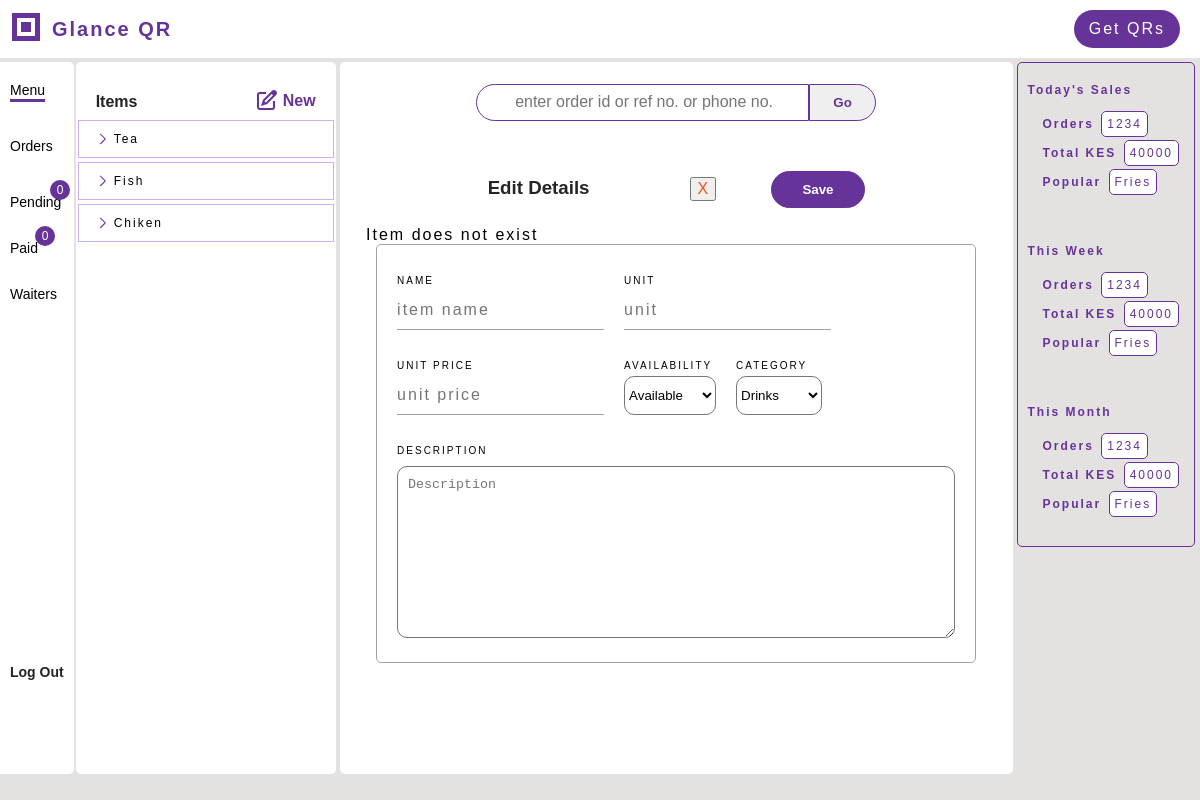
/edit_item/27/ (signed in), run on an earlier commit of the app's database.
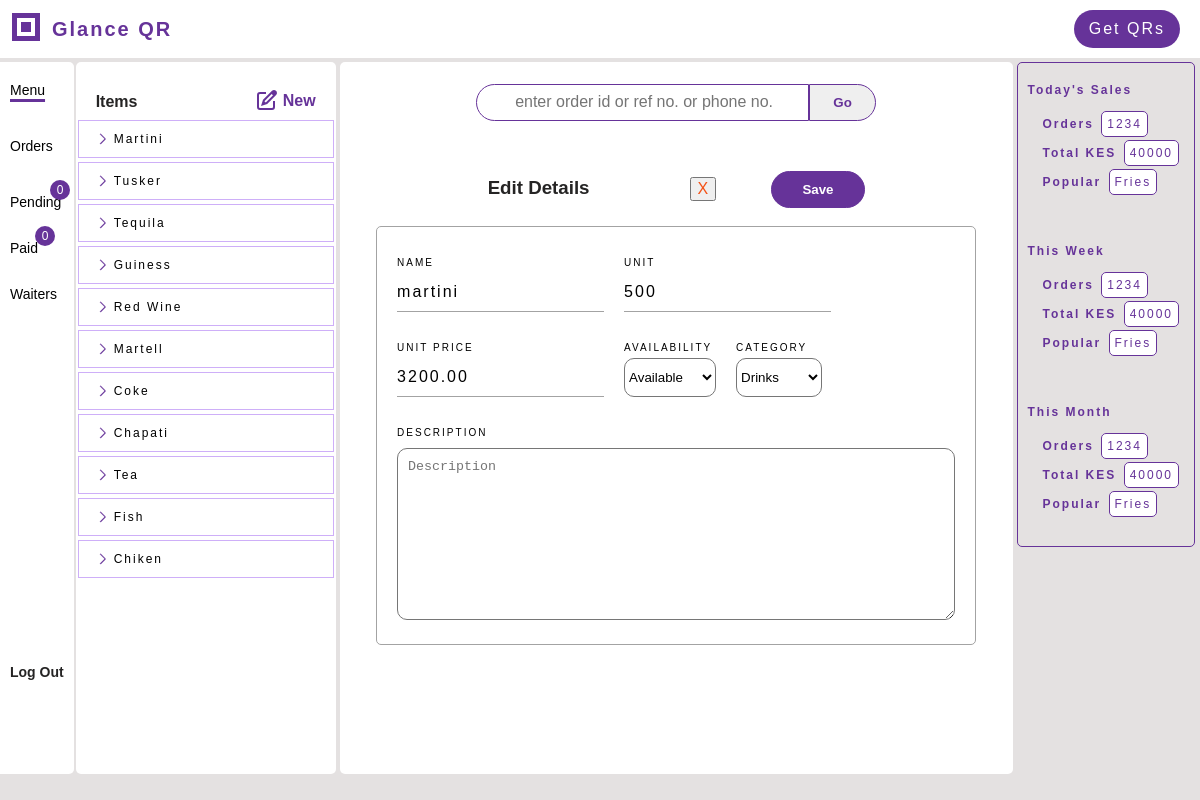
And on a later commit of the database.
### menus/models.py (models this page shows, shortened)
class Item(models.Model):
    item_id = models.AutoField(primary_key=True)
    name = LowercaseTextField(max_length=100, null=True, blank=False)
    description = models.CharField(max_length=255, blank=True)
    unit = models.CharField(max_length=50, null=True, blank=False)
    unit_price = models.DecimalField(max_digits=10, decimal_places=2)
    image = models.FileField(upload_to='item_images/', blank=False, null=True)
    available = models.BooleanField(default=True)
    category = models.CharField(max_length=50, null=True, blank=False)
    restaurant = models.ForeignKey(Restaurant, related_name="items", on_delete=models.SET_NULL, null=True, blank=True)
    @classmethod
    def get(cls, item_id):
        return cls.objects.filter(item_id=item_id).first()

### qrgenerator/views_dashbord.py (the view)
# urls.py: path('edit_item/<int:item_id>/', views_dashbord.edit_item, name='edit_item'),
def edit_item(request, item_id):
    context = {}
    context['items'] = request.user.restaurant.items.all().order_by('-item_id')
    item = Item.get(item_id=item_id)
    if not item:
        context['message'] = f"Item does not exist"
    if request.method == 'POST' and item:
        form = EditItemForm(request.POST, instance=item)
        if form.is_valid():
            form.save()
            return redirect('qrgenerator:view_item', item_id)
        context['form'] = form
    context['form'] = EditItemForm(instance=item)
    return render(request, 'qrgenerator/edit_item.html', context)

### qrgenerator/templates/qrgenerator/edit_item.html (shortened to what this page needs)
{% extends 'qrgenerator/menu.html' %}
{% load static %}
{% block workspace %}
<div class="form-wrapper">
    <div class="form-title"><h3>Edit Details<button type="submit" form="form-remove" class="remove">X</button>
    <button type="submit" form="form-edit" class="button-save" id="button-save-top">Save</button>
    </h3></div>
    {% if message %}<div class="message">{{ message }}</div>{% endif %}
    <form method="post" action="" id="form-edit" class="form-register order-summary max-w-600">
        <div class="input-wrapper"><div class="label">NAME</div>
            {{ form.name }}
        </div>
        <div class="input-wrapper"><div class="label">UNIT</div>
            {{ form.unit }}
        </div>
        <div class="input-wrapper"><div class="label">UNIT PRICE</div>
            {{ form.unit_price }}
        </div>
        <div class="input-wrapper"><div class="label">AVAILABILITY</div>
            {{ form.available }}
        </div>
        <div class="input-wrapper"><div class="label">CATEGORY</div>
            {{ form.category }}
        </div>
        <div class="input-wrapper description"><div class="label">DESCRIPTION</div>
            {{ form.description }}
        </div>
    </form>
</div>
{% endblock %}

### qrgenerator/templates/qrgenerator/menu.html (shortened to what this page needs)
{% extends 'qrgenerator/dashbord.html' %}
{% block menu %}
<div class="menu-left-item active-tab">
    <a href="{% url 'qrgenerator:menu' %}">Menu</a>
</div>
{% endblock %}
{% block menu_elements %}
<div class="menu-elements bg-white">
    <div class="elements-top">
        <div class="elements-title">Items</div>
        <a href="{% url 'qrgenerator:add_item' %}" id="add-new">
            <span id="new">New</span>
        </a>
    </div>
    <div class="elements-wrapper">
        {% if items %}
        {% for item in items %}
        <a href="{% url 'qrgenerator:view_item' item.item_id %}">
            <div class="element-highlight">
                <span class="item-name item-property">{{item.name.title}}</span>
            </div>
        </a>
        {% endfor %}
        {% endif %}
    </div>
</div>
{% endblock %}

What changed in the data, as far as the page shows it:
added Item: name "Martini", name "martini", unit "500", unit_price "3200.00", available "Available", category "Drinks"
added Item: name "Tusker"
added Item: name "Tequila"
added Item: name "Guiness"
added Item: name "Red Wine"
added Item: name "Martell"
added Item: name "Coke"
added Item: name "Chapati"
Also different on the page:
{{ message }}: "Item does not exist" → (not shown)
form field available: "Available" → (not shown)
form field category: "Drinks" → (not shown)
